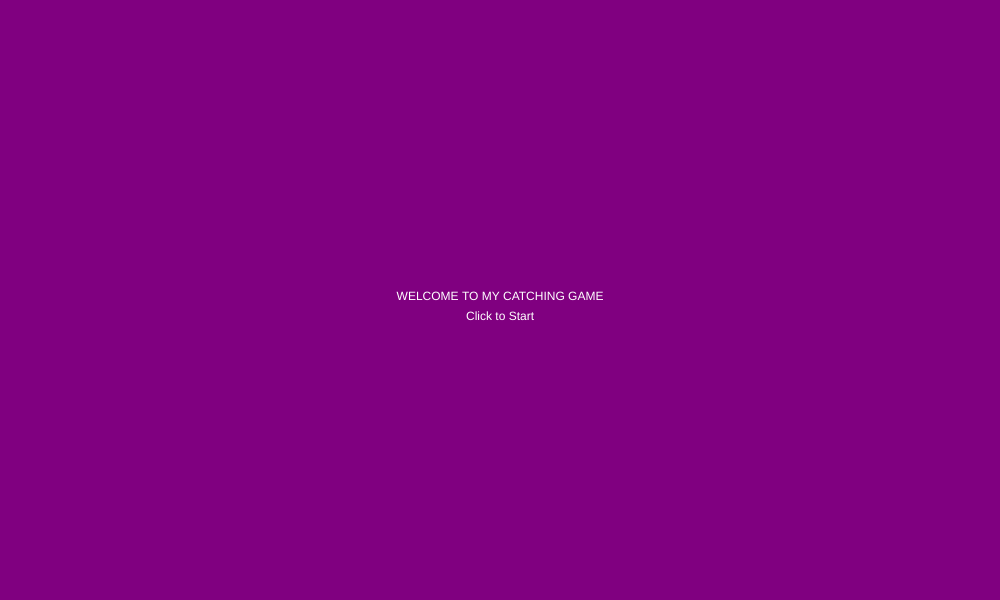
Frame 1 (no input)
Frame 60 (no input): identical to frame 1, image omitted
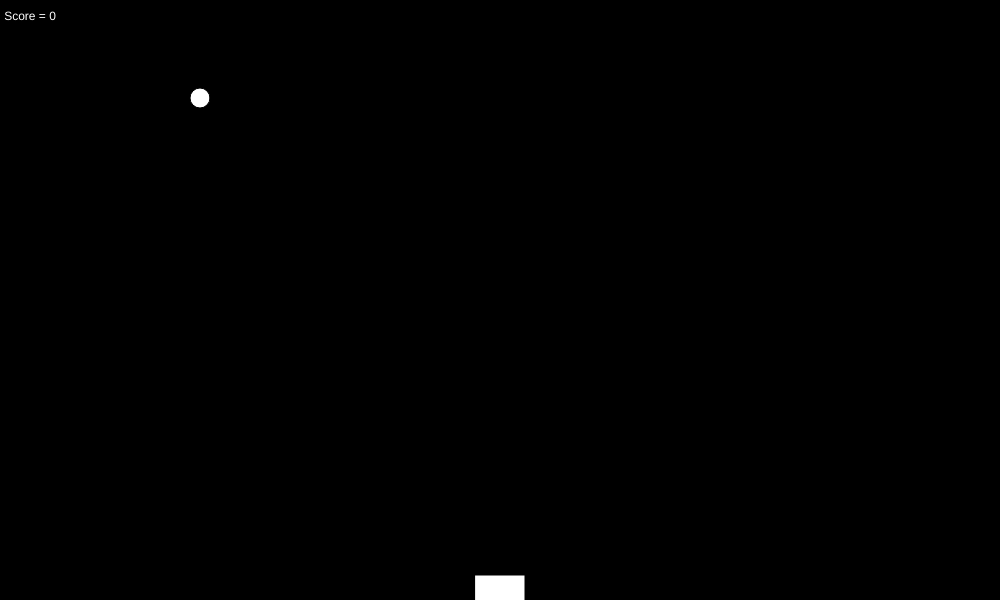
Frame 120 (the mouse pressed at the canvas centre since frame 60)

The p5.js sketch that drew these frames (run headless with seeded random() and noise() and a simulated clock; from frame 60 on, the mouse is pressed at the canvas centre):

// p5.js sketch
// ── sketch.js
var screen = 0;
var y=-20;
var x=200;
var speed = 2;
var score= 0;

function setup() {
    createCanvas(1000, 600);
}

function draw() {
    if(screen == 0){
        startScreen();
    }
    else if(screen == 1){
        gameOn();
    }
    else if(screen==2){
        endScreen();
    }
}

function startScreen(){
    background('purple');
    fill(255);
    textAlign(CENTER);
    text('WELCOME TO MY CATCHING GAME', width / 2, height / 2)
    text('Click to Start', width / 2, height / 2 + 20);
    reset();
}

function gameOn(){
    background(0)
    text("Score = " + score, 30,20);
    ellipse(x,y,20,20);
    rectMode(CENTER);
    rect(mouseX,height-10,50,30);
    y+= speed;
    if(y>height){
        screen=2;
    }
    if(y>height-10 && x>mouseX-20 && x<mouseX+20){
        y=-20;
        speed+=.5;
        score+=1;
    }
    if(y==-20){
        pickRandom();
    }
}

function pickRandom(){
    x = random(20,width-20);
}

function endScreen(){
    background(150);
    textAlign(CENTER);
    text('GAME OVER', width / 2, height / 2);
  	text("SCORE = " + score, width / 2, height / 2 + 20);
    text('Click to Play Again', width / 2, height / 2 + 40);
}

function mousePressed(){
    if(screen==0){
        screen=1;
    }
    else if(screen==2){
        screen=0;
    }
}

function reset(){
    score=0;
    speed=2;
    y=-20;
}
